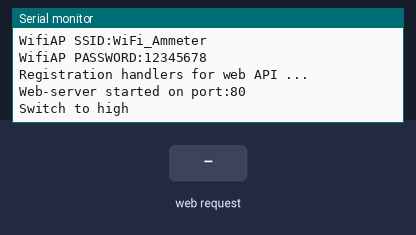
The sketch below on a simulated ESP8266 (NodeMCU). Shown: the last lines printed to the serial monitor. The inputs (shaded band) are chosen by the test bench. Random numbers use the default seed unless the sketch sets one.

Above: at 1.2 s.
1.3 s: HTTP request GET /s received
At 4.41 s:
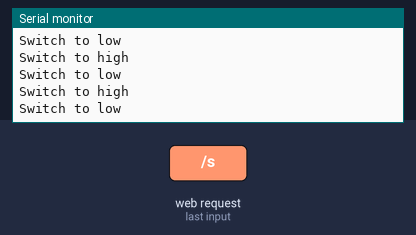
At 7.8 s:
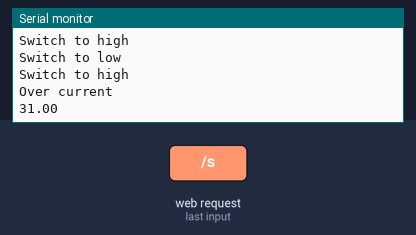

Measured:
- after the input at 1.3 s, the serial monitor: prints a new line at once (image 1)

The sketch:

WiFiAmmeter.ino
```cpp
#include <ESP8266WiFi.h>
#include <WiFiClient.h>
#include <ESP8266WebServer.h>

/*
    WiFiAmmeter frimware for ESP8266.
*/

/********************** Config **********************/
// Debug mode on/off
#define DEBUG_MODE 1

// WiFi access point
static constexpr const char *const WIFI_AP_SSID = "WiFi_Ammeter";
static constexpr const char *const WIFI_AP_PASS = "12345678";

// Web-server
static constexpr const unsigned int WEB_SERVER_LISTENING_PORT = 80;

// Pins
static constexpr const unsigned int PROTECTIVE_RELAY_PIN = 16;
static constexpr const unsigned int SWITCH_RELAY_PIN = 14;
static constexpr const unsigned int ANALOG_PIN = A0;

// Ampers
static constexpr const float MAX_AMPERE_VALUE = 30;
static constexpr const float SWITCH_AMPERE_VALUE = 5;
static constexpr const float EXCESS_AMPERE_VALUE = -1.0;
/******************** End config ********************/

// Debug out
#if DEBUG_MODE
#define DEBUG(msg) Serial.print(msg)
#define DEBUG_LN(msg) Serial.println(msg)
#else
#define DEBUG(msg)
#define DEBUG_LN(msg)
#endif

enum class SwitchRelayState
{
    LowState = 0,
    HighState
};

static constexpr const char *defaultContentType = "text/html";
static constexpr const char *crossOrigin = "Access-Control-Allow-Origin";

static ESP8266WebServer g_webServer(WEB_SERVER_LISTENING_PORT);
static bool g_runMeasure = false;
static float g_ampereValue = EXCESS_AMPERE_VALUE;
static SwitchRelayState g_SwitchRelayState = SwitchRelayState::LowState;

unsigned long test_cnt = 0; // test

void updateAmpereValue()
{
    /*static constexpr const unsigned int maxAnalogValue = 1023;
    const int currentValue =analogRead(ANALOG_PIN);
    if (g_SwitchRelayState == SwitchRelayState::LowState)
    {
        g_ampereValue = (float)(currentValue);
    }
    else // HIGH
    {
        g_ampereValue = (float)(currentValue);
    }*/
    // tets
    if (test_cnt++ == 5000)
    {
        g_ampereValue = MAX_AMPERE_VALUE+1;
        test_cnt = 0;
        return;
    }
    g_ampereValue = random(MAX_AMPERE_VALUE);
}

/* Relay controll */
void enableProtectiveRelay()
{
    digitalWrite(PROTECTIVE_RELAY_PIN, LOW);
}

void disableProtectiveRelay()
{
    digitalWrite(PROTECTIVE_RELAY_PIN, HIGH);
}

void setHighSwitchRelay()
{
    if (g_SwitchRelayState != SwitchRelayState::HighState)
    {
        digitalWrite(SWITCH_RELAY_PIN, HIGH);
        g_SwitchRelayState = SwitchRelayState::HighState;
        DEBUG_LN("Switch to high");
    }
}

void setLowSwitchRelay()
{
    if (g_SwitchRelayState != SwitchRelayState::LowState)
    {
        digitalWrite(SWITCH_RELAY_PIN, LOW);
        g_SwitchRelayState = SwitchRelayState::LowState;
        DEBUG_LN("Switch to low");
    }
}

/* WEB-API handlers */
void notFoundPage()
{
    g_webServer.send(404, defaultContentType, "");
}

void setCurrentNormalRqHandle()
{
    disableProtectiveRelay();
    g_runMeasure = true;
    g_webServer.sendHeader(crossOrigin, "*");
    g_webServer.send(200, defaultContentType, "");
}

void getValueRqHandle()
{
    char sendBuf[16];
    memset(sendBuf, 0, sizeof(sendBuf));
    sprintf(sendBuf, "%f", (float)g_ampereValue);

    g_webServer.sendHeader(crossOrigin, "*");
    g_webServer.send(200, defaultContentType, sendBuf);
}

void setup()
{
#if DEBUG_MODE
    Serial.begin(115200);
#endif
    DEBUG_LN("Device started");

    // Start WiFi access point
    DEBUG_LN("Try start WiFi access point...");
    if (WiFi.softAP(WIFI_AP_SSID, WIFI_AP_PASS))
    {
        DEBUG_LN("success");
    }
    else
    {
        DEBUG("failed to start");
        return;
    }

    DEBUG("WifiAP SSID:");
    DEBUG_LN(WIFI_AP_SSID);

    DEBUG("WifiAP PASSWORD:");
    DEBUG_LN(WIFI_AP_PASS);

    // Config web server
    g_webServer.onNotFound(notFoundPage);

    // Registration handlers for API
    DEBUG_LN("Registration handlers for web API ...");

    g_webServer.on("/s", setCurrentNormalRqHandle);
    g_webServer.on("/v", getValueRqHandle);

    // Run web sever
    g_webServer.begin();
    DEBUG("Web-server started on port:");
    DEBUG_LN(WEB_SERVER_LISTENING_PORT);

    // Pin mode set
    pinMode(PROTECTIVE_RELAY_PIN, INPUT);
    pinMode(SWITCH_RELAY_PIN, INPUT);

    // Enable protective relay
    enableProtectiveRelay();

    // Sets switch relay on high value
    setHighSwitchRelay();
}

void loop()
{
    g_webServer.handleClient();

    if (!g_runMeasure)
        return;

    updateAmpereValue();

    // Over current -> enable protection
    if (g_ampereValue > MAX_AMPERE_VALUE)
    {
        DEBUG_LN("Over current");
        DEBUG_LN(g_ampereValue);

        enableProtectiveRelay();
        setHighSwitchRelay();
        g_runMeasure = false;
        g_ampereValue = EXCESS_AMPERE_VALUE;
        return;
    }

    // Set switch relay to low
    if (g_ampereValue < SWITCH_AMPERE_VALUE)
        setLowSwitchRelay();
    else
        setHighSwitchRelay();
}
```
